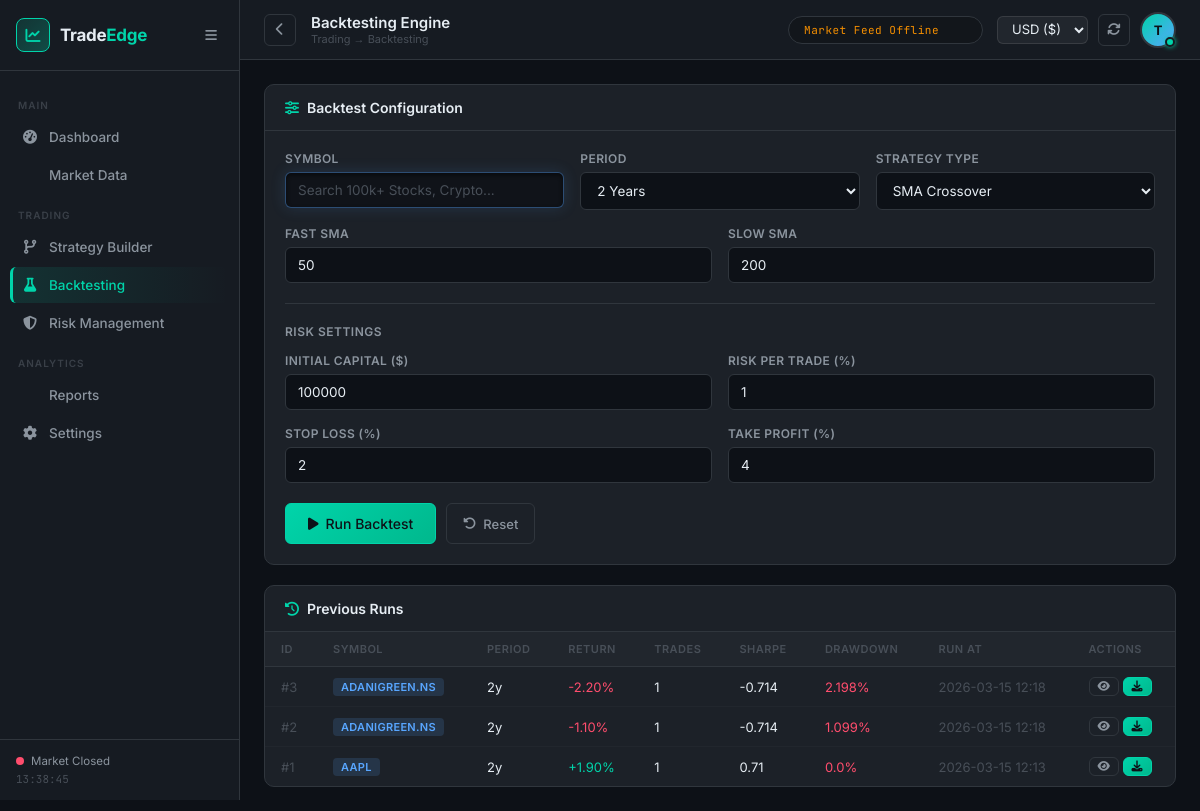
The app's page /backtesting (signed in) with its own data.
### app.py (models this page shows)
class User(db.Model, UserMixin):
    id = db.Column(db.Integer, primary_key=True)
    username = db.Column(db.String(20), unique=True, nullable=False)
    email = db.Column(db.String(120), unique=True, nullable=False)
    password = db.Column(db.String(60), nullable=False)
    profile_image = db.Column(db.String(120), nullable=True, default='default.png')
    strategies = db.relationship('Strategy', backref='author', lazy=True)
    backtests = db.relationship('BacktestResult', backref='author', lazy=True)

class BacktestResult(db.Model):
    id = db.Column(db.Integer, primary_key=True)
    user_id = db.Column(db.Integer, db.ForeignKey('user.id'), nullable=False)
    strategy_id = db.Column(db.Integer, db.ForeignKey("strategy.id"), nullable=True)
    symbol = db.Column(db.String(20), nullable=False)
    period = db.Column(db.String(20))
    metrics = db.Column(db.Text)  # JSON
    trades = db.Column(db.Text)  # JSON
    equity_curve = db.Column(db.Text)  # JSON
    run_at = db.Column(db.DateTime, default=datetime.utcnow)
    def to_dict(self):
        return {
            "id": self.id,
            "symbol": self.symbol,
            "period": self.period,
            "metrics": json.loads(self.metrics) if self.metrics else {},
            "run_at": self.run_at.strftime("%Y-%m-%d %H:%M"),
        }

### app.py (the view)
@app.route("/backtesting")
@login_required
def backtesting():
    strategies = Strategy.query.filter_by(user_id=current_user.id).all()
    results = BacktestResult.query.filter_by(user_id=current_user.id).order_by(BacktestResult.run_at.desc()).limit(10).all()
    return render_template(
        "backtesting.html",
        strategies=[s.to_dict() for s in strategies],
        results=[r.to_dict() for r in results],
    )

### app.py (called while the page is built)
@login_manager.user_loader
def load_user(user_id):
    return User.query.get(int(user_id))

    def to_dict(self):
        return {
            "id": self.id,
            "name": self.name,
            "strategy_type": self.strategy_type,
            "params": json.loads(self.params),
            "created_at": self.created_at.strftime("%Y-%m-%d %H:%M"),
        }

### templates/backtesting.html (shortened to what this page needs)
{% extends "base.html" %}
{% block page_title %}Backtesting Engine{% endblock %}
{% block breadcrumb %}Trading → Backtesting{% endblock %}
{% block content %}
<div class="backtest-layout">
  <div class="card">
    <div class="card-header">
      <h3><i class="fas fa-sliders"></i> Backtest Configuration</h3>
    </div>
    <div class="card-body">
      <div class="form-grid-3">
        <div class="form-group">
          <label>Symbol</label>
          <div style="position: relative;">
            <input type="text" id="btSymbolSearchInput" class="form-input bhokali-glow-input" placeholder="Search 100k+ Stocks, Crypto..." autocomplete="off">
          </div>
        </div>
        <div class="form-group">
          <label>Period</label>
          <select id="btPeriod" class="form-select">
            <option value="2y" selected>2 Years</option>
          </select>
        </div>
        <div class="form-group">
          <label>Strategy Type</label>
          <select id="btStratType" class="form-select" onchange="toggleBtParams()">
            <option value="sma">SMA Crossover</option>
          </select>
        </div>
      </div>
      <div id="btSmaParams" class="param-section">
        <div class="form-row">
          <div class="form-group">
            <label>Fast SMA</label>
            <input type="number" id="btSmaFast" class="form-input" value="50">
          </div>
          <div class="form-group">
            <label>Slow SMA</label>
            <input type="number" id="btSmaSlow" class="form-input" value="200">
          </div>
        </div>
      </div>
      <hr class="divider">
      <h4 class="section-label">Risk Settings</h4>
      <div class="form-grid-4">
        <div class="form-group">
          <label>Initial Capital ($)</label>
          <input type="number" id="btCapital" class="form-input" value="100000" min="1000">
        </div>
        <div class="form-group">
          <label>Risk per Trade (%)</label>
          <input type="number" id="btRiskPct" class="form-input" value="1" min="0.1" max="100" step="0.1">
        </div>
        <div class="form-group">
          <label>Stop Loss (%)</label>
          <input type="number" id="btStopLoss" class="form-input" value="2" min="0.1" max="50" step="0.1">
        </div>
        <div class="form-group">
          <label>Take Profit (%)</label>
          <input type="number" id="btTakeProfit" class="form-input" value="4" min="0.1" max="100" step="0.1">
        </div>
      </div>
      <div class="btn-row">
        <button class="btn btn-primary btn-lg" id="runBtBtn" onclick="runBacktest()">
          <i class="fas fa-play"></i> Run Backtest
        </button>
        <button class="btn btn-ghost" onclick="resetResults()">
          <i class="fas fa-rotate-left"></i> Reset
        </button>
      </div>
    </div>
  </div>
  {% if results %}
  <div class="card">
    <div class="card-header"><h3><i class="fas fa-history"></i> Previous Runs</h3></div>
    <div class="card-body no-pad">
      <table class="data-table">
        <thead><tr><th>ID</th><th>Symbol</th><th>Period</th><th>Return</th><th>Trades</th><th>Sharpe</th><th>Drawdown</th><th>Run At</th><th>Actions</th></tr></thead>
        <tbody>
          {% for r in results %}
          <tr>
            <td class="text-muted">#{{ r.id }}</td>
            <td><span class="badge badge-blue">{{ r.symbol }}</span></td>
            <td>{{ r.period }}</td>
            <td class="{{ 'text-green' if r.metrics.total_return_pct >= 0 else 'text-red' }}">{{ '%+.2f'|format(r.metrics.total_return_pct) }}%</td>
            <td>{{ r.metrics.total_trades }}</td>
            <td>{{ r.metrics.sharpe_ratio }}</td>
            <td class="text-red">{{ r.metrics.max_drawdown_pct }}%</td>
            <td class="text-muted">{{ r.run_at }}</td>
            <td>
              <button class="btn btn-xs btn-ghost" onclick="loadPrevResult({{ r.id }})"><i class="fas fa-eye"></i></button>
              <a href="/api/reports/export/{{ r.id }}" class="btn btn-xs btn-primary"><i class="fas fa-download"></i></a>
            </td>
          </tr>
          {% endfor %}
        </tbody>
      </table>
    </div>
  </div>
  {% endif %}
</div>
{% endblock %}

### templates/base.html (shortened to what this page needs)
<!DOCTYPE html>
<html lang="en">
<head>
  <link rel="stylesheet" href="https://cdnjs.cloudflare.com/ajax/libs/font-awesome/6.5.0/css/all.min.css">
  <link rel="stylesheet" href="{{ url_for('static', filename='style.css') }}">
</head>
<body>
  <aside class="sidebar" id="sidebar">
    <div class="sidebar-header">
      <div class="logo" onclick="window.location.href='{{ url_for('dashboard') }}';" style="cursor:pointer">
        <span class="logo-icon"><i class="fas fa-chart-line"></i></span>
        <span class="logo-text">Trade<span class="logo-accent">Edge</span></span>
      </div>
      <button class="sidebar-toggle" onclick="toggleSidebar()" title="Toggle sidebar">
        <i class="fas fa-bars"></i>
      </button>
    </div>
    <nav class="sidebar-nav">
      {% if current_user.is_authenticated %}
      <div class="nav-section-label">MAIN</div>
      <a href="{{ url_for('dashboard') }}" class="nav-item {% if request.endpoint == 'dashboard' %}active{% endif %}">
        <i class="fas fa-tachometer-alt"></i>
        <span>Dashboard</span>
      </a>
      <a href="{{ url_for('market') }}" class="nav-item {% if request.endpoint == 'market' %}active{% endif %}">
        <span>Market Data</span>
      </a>
      <div class="nav-section-label">TRADING</div>
      <a href="{{ url_for('strategy_builder') }}" class="nav-item {% if request.endpoint == 'strategy_builder' %}active{% endif %}">
        <i class="fas fa-code-branch"></i>
        <span>Strategy Builder</span>
      </a>
      <a href="{{ url_for('backtesting') }}" class="nav-item {% if request.endpoint == 'backtesting' %}active{% endif %}">
        <i class="fas fa-flask"></i>
        <span>Backtesting</span>
      </a>
      <a href="{{ url_for('risk_management') }}" class="nav-item {% if request.endpoint == 'risk_management' %}active{% endif %}">
        <i class="fas fa-shield-halved"></i>
        <span>Risk Management</span>
      </a>
      <div class="nav-section-label">ANALYTICS</div>
      <a href="{{ url_for('reports') }}" class="nav-item {% if request.endpoint == 'reports' %}active{% endif %}">
        <span>Reports</span>
      </a>
      <a href="{{ url_for('settings') }}" class="nav-item {% if request.endpoint == 'settings' %}active{% endif %}">
        <i class="fas fa-gear"></i>
        <span>Settings</span>
      </a>
      {% endif %}
    </nav>
    <div class="sidebar-footer">
      <div class="market-status">
        <span class="status-dot" id="marketStatusDot"></span>
        <span id="marketStatusText">Loading...</span>
      </div>
      <div class="sidebar-time" id="sidebarTime"></div>
    </div>
  </aside>
  <div class="main-wrapper" id="mainWrapper">
    <header class="topbar">
      <div class="topbar-left">
        <div style="display: flex; align-items: center; gap: 15px;">
          <button class="btn-icon" onclick="history.back()" title="Go Back">
            <i class="fas fa-chevron-left"></i>
          </button>
          <div>
            <h2 class="page-title">{% block page_title %}Dashboard{% endblock %}</h2>
            <div class="breadcrumb">{% block breadcrumb %}Home{% endblock %}</div>
          </div>
        </div>
      </div>
      <div class="topbar-right">
        <div class="ticker-classic" id="tickerTape">
        </div>
        <div class="topbar-actions">
          <select id="currencySelector" class="form-select" style="width: auto; padding: 4px 10px; font-size: 13px; background: rgba(255,255,255,0.05); border: 1px solid rgba(255,255,255,0.1); border-radius: 6px; color: var(--text-primary);" onchange="updateGlobalCurrency(this.value)">
            <option value="USD">USD ($)</option>
          </select>
          <button class="btn-icon" title="Refresh Page" onclick="manualRefresh()">
            <i class="fas fa-arrows-rotate"></i>
          </button>
          {% if current_user.is_authenticated %}
            <div class="profile-dropdown">
              <div class="avatar-wrapper" onclick="this.parentElement.classList.toggle('active')">
                <div class="avatar">
                  {% if current_user.profile_image and current_user.profile_image != 'default.png' %}
                    <img src="{{ url_for('static', filename='uploads/' + current_user.profile_image) }}" alt="Avatar">
                  {% else %}
                    {{ current_user.username[0]|upper }}
                  {% endif %}
                </div>
                <div class="avatar-status online"></div>
              </div>
            </div>
          {% else %}
            <a href="{{ url_for('login') }}" class="btn btn-primary btn-sm">Login</a>
          {% endif %}
        </div>
      </div>
    </header>
    <main class="page-content">
      {% block content %}{% endblock %}
    </main>
  </div>
</body>
</html>

### records on screen
User: username "T"
BacktestResult: id "3", symbol "ADANIGREEN.NS", period "2y", metrics.total_return_pct "-2.20", metrics.total_trades "1", metrics.sharpe_ratio "-0.714", metrics.max_drawdown_pct "2.198", run_at "2026-03-15 12:18"
BacktestResult: id "2", symbol "ADANIGREEN.NS", period "2y", metrics.total_return_pct "-1.10", metrics.total_trades "1", metrics.sharpe_ratio "-0.714", metrics.max_drawdown_pct "1.099", run_at "2026-03-15 12:18"
BacktestResult: id "1", symbol "AAPL", period "2y", metrics.total_return_pct "+1.90", metrics.total_trades "1", metrics.sharpe_ratio "0.71", metrics.max_drawdown_pct "0.0", run_at "2026-03-15 12:13"
